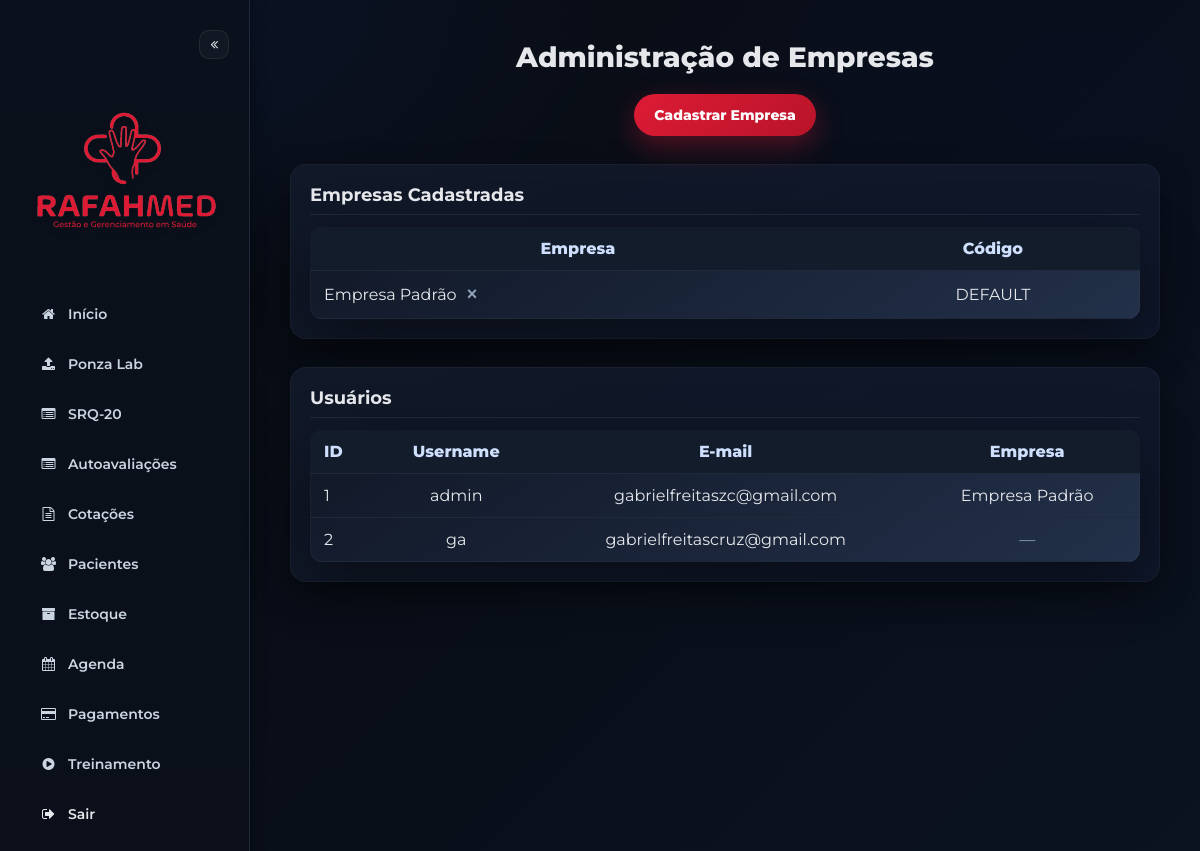
The page /admin/companies (signed in) on the database as committed earlier.
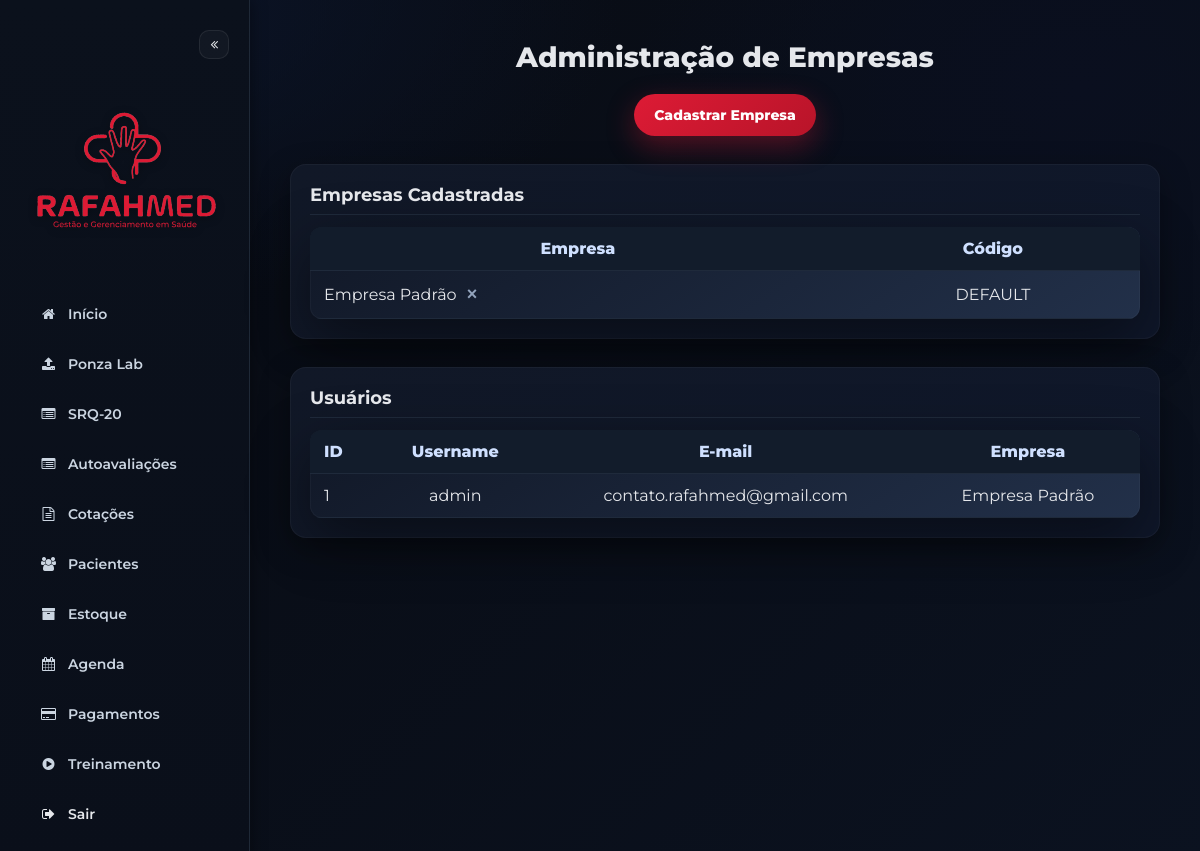
The same page on the database as committed later.
### models.py (models this page shows, shortened)
class Company(db.Model):
    __tablename__ = 'companies'
    id          = db.Column(db.Integer, primary_key=True)
    name        = db.Column(db.String(100), nullable=False)
    access_code = db.Column(db.String(50), unique=True, nullable=False)

class User(db.Model):
    __tablename__ = 'users'
    id            = db.Column(db.Integer, primary_key=True)
    username      = db.Column(db.String(80),  nullable=False, unique=True)
    email         = db.Column(db.String(120), nullable=False, unique=True)
    password_hash = db.Column(db.String(128), nullable=False)
    name          = db.Column(db.String(120))
    birthdate     = db.Column(db.Date)
    profile_image = db.Column(db.String(200), default='images/user-icon.png')
    company_id    = db.Column(db.Integer, db.ForeignKey('companies.id'), nullable=True)
    company       = db.relationship('Company', backref='users')
    plan          = db.Column(db.String(20), default='standard')
    plan_status   = db.Column(db.String(20), default='inactive')
    plan_expires_at = db.Column(db.DateTime, nullable=True)
    trial_until     = db.Column(db.DateTime, nullable=True)

### app.py (the view, shortened to what this page needs)
@app.route('/admin/companies', methods=['GET', 'POST'])
@login_required
def admin_companies():
    user = get_logged_user()
    if not user or user.username.lower() != 'admin':
        flash('Acesso negado.', 'danger')
        return redirect(url_for('login'))
    companies = Company.query.order_by(Company.name).all()
    users = User.query.order_by(User.id).all()
    return render_template(
        'admin_companies.html',
        companies=companies,
        users=users
    )

### app.py (called while the page is built)
def get_logged_user():
    uid = session.get('user_id')
    if not uid:
        return None
    return User.query.get(uid)

def login_required(f):
    @wraps(f)
    def decorated_function(*args, **kwargs):
        user = get_logged_user()
        if not user:
            return redirect(url_for('login'))
        return f(*args, **kwargs)
    return decorated_function

@app.after_request
def no_cache_for_availability(resp):
    if request.path.startswith(('/api/available_slots',
                                '/api/available_days',
                                '/availability')):
        resp.headers['Cache-Control'] = 'no-store, no-cache, must-revalidate, max-age=0'
        resp.headers['Pragma'] = 'no-cache'
        resp.headers['Expires'] = '0'
    return resp

### templates/admin_companies.html (shortened to what this page needs)
<!DOCTYPE html>
<html lang="pt-br">
<head>
  <link rel="stylesheet" href="https://stackpath.bootstrapcdn.com/font-awesome/4.7.0/css/font-awesome.min.css" />
</head>
<body>
  <div class="sidebar">
    <button class="sidebar-toggle" onclick="toggleSidebar()" aria-label="Minimizar/Maximizar menu">
      <i class="fa fa-angle-double-left"></i>
    </button>
    <img src="{{ url_for('static', filename='images/logocompleta.svg') }}" class="sidebar-logo" alt="RafahMed" />
    <a href="{{ url_for('index') }}" class="menu-item"><i class="fa fa-home"></i><span class="label">Início</span></a>
    <a href="{{ url_for('upload') }}" class="menu-item"><i class="fa fa-upload"></i><span class="label">Ponza
        Lab</span></a>
    <a href="{{ url_for('questionnaire_results') }}" class="menu-item"><i class="fa fa-list-alt"></i><span
        class="label">SRQ-20</span></a>
    <a href="{{ url_for('quiz_results') }}" class="menu-item"><i class="fa fa-list-alt"></i><span
        class="label">Autoavaliações</span></a>
    <a href="{{ url_for('quote_index') }}" class="menu-item"><i class="fa fa-file-text-o"></i><span
        class="label">Cotações</span></a>
    <a href="{{ url_for('catalog') }}" class="menu-item"><i class="fa fa-users"></i><span
        class="label">Pacientes</span></a>
    <a href="{{ url_for('products') }}" class="menu-item"><i class="fa fa-archive"></i><span
        class="label">Estoque</span></a>
    <a href="{{ url_for('agenda') }}" class="menu-item"><i class="fa fa-calendar"></i><span
        class="label">Agenda</span></a>
    <a href="{{ url_for('purchase') }}" class="menu-item"><i class="fa fa-credit-card"></i><span
        class="label">Pagamentos</span></a>
    <a href="{{ url_for('training') }}" class="menu-item"><i class="fa fa-play-circle"></i><span
        class="label">Treinamento</span></a>
    <a href="{{ url_for('logout') }}" class="menu-item logout"><i class="fa fa-sign-out"></i><span
        class="label">Sair</span></a>
  </div>
  <div class="content">
    <h2>Administração de Empresas</h2>
    <div style="text-align:center; margin-bottom:10px">
      <button class="menu-button" onclick="openCompanyModal()">Cadastrar Empresa</button>
    </div>
    <div class="section-box">
      <div class="section-header">
        <h3>Empresas Cadastradas</h3>
      </div>
      {% if companies %}
      <table class="catalog-table">
        <thead>
          <tr>
            <th>Empresa</th>
            <th>Código</th>
          </tr>
        </thead>
        <tbody>
          {% for comp in companies %}
          <tr>
            <td style="text-align:left">
              {{ comp.name }}
              <form method="post" action="{{ url_for('delete_company', company_id=comp.id) }}"
                onsubmit="return confirm('Deseja realmente excluir esta empresa?')" style="display:inline;">
                <button class="delete-btn" title="Excluir">×</button>
              </form>
            </td>
            <td>{{ comp.access_code }}</td>
          </tr>
          {% endfor %}
        </tbody>
      </table>
      {% else %}
      <p style="text-align:center; color:#93a4bd">Nenhuma empresa cadastrada.</p>
      {% endif %}
    </div>
    <div class="section-box">
      <div class="section-header">
        <h3>Usuários</h3>
      </div>
      {% if users %}
      <table class="catalog-table">
        <thead>
          <tr>
            <th style="text-align:left">ID</th>
            <th>Username</th>
            <th>E-mail</th>
            <th>Empresa</th>
          </tr>
        </thead>
        <tbody>
          {% for u in users %}
          <tr>
            <td style="text-align:left">{{ u.id }}</td>
            <td>{{ u.username }}</td>
            <td>{{ u.email }}</td>
            <td>
              {% if u.company %}
              {{ u.company.name }}
              {% else %}
              <span style="color:#93a4bd">—</span>
              {% endif %}
            </td>
          </tr>
          {% endfor %}
        </tbody>
      </table>
      {% else %}
      <p style="text-align:center; color:#93a4bd">Nenhum usuário cadastrado.</p>
      {% endif %}
    </div>
  </div>
</body>
</html>

Rows that differ between the two databases and show on the page:
removed User: id "2", username "ga", email "gabrielfreitascruz@gmail.com"
changed User "admin": email "gabrielfreitaszc@gmail.com" → "contato.rafahmed@gmail.com"
